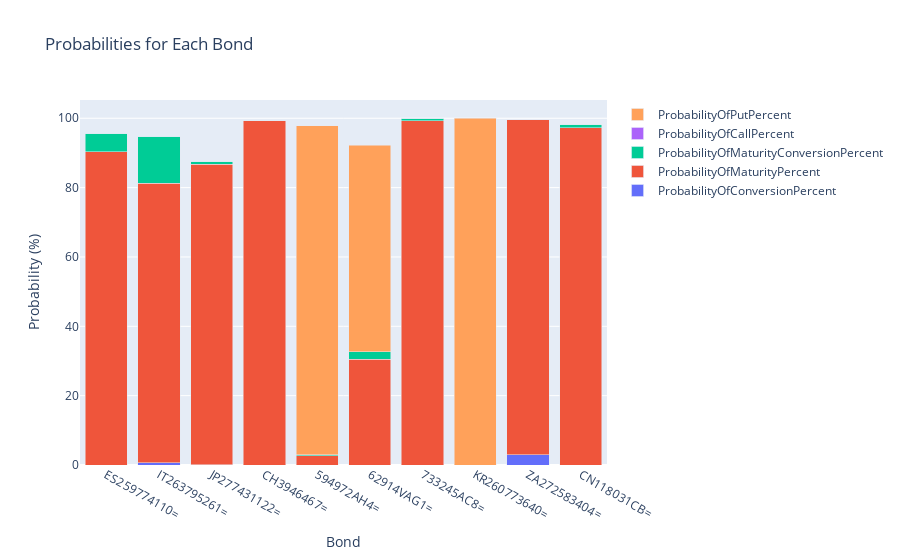

The notebook cell this image was saved under:
### Markdown cell above
#### Conversion probabilities

### Code cell
proba_cols = ['ProbabilityOfConversionPercent','ProbabilityOfMaturityPercent', 'ProbabilityOfMaturityConversionPercent', 
             'ProbabilityOfCallPercent', 'ProbabilityOfPutPercent']

fig = go.Figure()

for col in proba_cols:
    fig.add_trace(go.Bar(
        x=top_bonds['Instrument'],
        y=top_bonds[col],
        name=col,
    ))

fig.update_layout(
    title='Probabilities for Each Bond',
    xaxis_title='Bond',
    yaxis_title='Probability (%)',
    barmode='stack'
)

fig.show()

### Figure 1 — Plotly figure (JSON) as saved in the notebook; plotly's stock layout.template omitted (floating-point values rounded to 4 significant figures)
{"data": [{"name": "ProbabilityOfConversionPercent", "type": "bar", "x": ["ES259774110=", "IT263795261=", "JP277431122=", "CH3946467=", "594972AH4=", "62914VAG1=", "733245AC8=", "KR260773640=", "ZA272583404=", "CN118031CB="], "y": [0, 0.6823, 0.01537, 0.0001184, 0, 0, 0, 4.837e-64, 2.93, 0]}, {"name": "ProbabilityOfMaturityPercent", "type": "bar", "x": ["ES259774110=", "IT263795261=", "JP277431122=", "CH3946467=", "594972AH4=", "62914VAG1=", "733245AC8=", "KR260773640=", "ZA272583404=", "CN118031CB="], "y": [90.35, 80.61, 86.78, 99.27, 2.708, 30.46, 99.27, 1.362e-15, 96.79, 97.21]}, {"name": "ProbabilityOfMaturityConversionPercent", "type": "bar", "x": ["ES259774110=", "IT263795261=", "JP277431122=", "CH3946467=", "594972AH4=", "62914VAG1=", "733245AC8=", "KR260773640=", "ZA272583404=", "CN118031CB="], "y": [5.283, 13.52, 0.8343, 0.1567, 0.2045, 2.235, 0.7324, 1.184e-16, 0.01551, 1.113]}, {"name": "ProbabilityOfCallPercent", "type": "bar", "x": ["ES259774110=", "IT263795261=", "JP277431122=", "CH3946467=", "594972AH4=", "62914VAG1=", "733245AC8=", "KR260773640=", "ZA272583404=", "CN118031CB="], "y": [0, 0, 0, 0, 0, 0, 0, 0, 0, 0]}, {"name": "ProbabilityOfPutPercent", "type": "bar", "x": ["ES259774110=", "IT263795261=", "JP277431122=", "CH3946467=", "594972AH4=", "62914VAG1=", "733245AC8=", "KR260773640=", "ZA272583404=", "CN118031CB="], "y": [0, 0, 0, 0, 94.97, 59.5, 0, 100, 0, 0]}], "layout": {"barmode": "stack", "title": {"text": "Probabilities for Each Bond"}, "xaxis": {"title": {"text": "Bond"}}, "yaxis": {"title": {"text": "Probability (%)"}}}}
